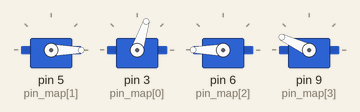
Simulated run of this sketch. Board: Arduino Uno, built with avr-gcc and run on an emulated ATmega328P. Shown: 4 × servo.

Above: at 0.2 s.
At 2.4 s:
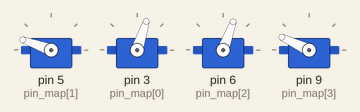
At 3.6 s:
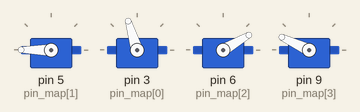
At 8.0 s:
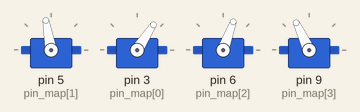
At 12.9 s:
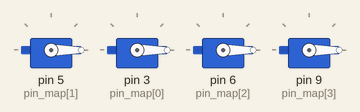
At 19.8 s:
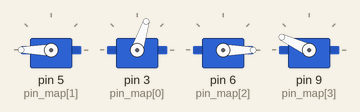
Timing chart, 0 to 21.3 s (numbered marks = the images above):
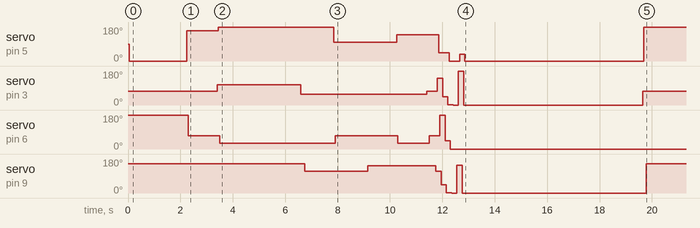

The sketch:

robotic_arm.ino
```cpp
#include<Servo.h>
#define DELAY_TIME 50
#define NUMBER_OF_SERVOS 4
#define OPEN_CLAW_DEGREES 115
#define CLOSE_CLAW_DEGREES 155
#define CLOSE_CLAW_HOLDING_BALL_DEGREES 145

#define BASE_SERVO 0
#define LOWER_BODY_SERVO 1
#define UPPER_BODY_SERVO 2
#define CLAW_SERVO 3

//All Servos Involved - 0 = Base Servo, 1 = Lower Body Servo, 2 = Upper Body Servo, 3 = Claw Servo
Servo list_of_servos[NUMBER_OF_SERVOS];
int init_position[NUMBER_OF_SERVOS] = {72, 180, 0, CLOSE_CLAW_DEGREES};
int pin_map[NUMBER_OF_SERVOS] = {3, 5, 6, 9};
bool detached[NUMBER_OF_SERVOS] = {true, false, true, true};
char *servo_map[NUMBER_OF_SERVOS] = {"Base Servo", "Lower Body Servo", "Upper Body Servo", "Claw Servo"};

//Function Declaration
void cont_move_servos(int number_of_servos, Servo list_of_servos[], int pin_map[], int new_pos[], bool detached[]);
void reset_body(int number_of_servos, Servo list_of_servos[], int pin_map[], int pos[], bool detached[]);
void write_to_servos(int number_of_servos, Servo list_of_servos[], int pin_map[], int pos[], bool detached[]);
void read_all_positions(int number_of_servos, Servo list_of_servos[], int pin_map[], bool detached[]);
void sequence(int s[][NUMBER_OF_SERVOS], int number_of_sequences, int list_of_delays[], int number_of_servos, Servo list_of_servos[], int pin_map[], bool detached[]);
```

0.SetupAndLoop.ino
```cpp
void setup() {

  Serial.begin(9600);
  for (int current_servo_index = 0; current_servo_index < NUMBER_OF_SERVOS; current_servo_index++)
    if (!detached[current_servo_index])
        list_of_servos[current_servo_index].attach(pin_map[current_servo_index]);

  int s[][NUMBER_OF_SERVOS] = {
    {72, 0, 180, CLOSE_CLAW_DEGREES},
    {72, 160, 70, CLOSE_CLAW_DEGREES},
    {72 + 35, 180, 30, CLOSE_CLAW_DEGREES},
    {72 - 15, 180, 30, OPEN_CLAW_DEGREES}, //Turn Back
    {72 - 15, 100, 70, OPEN_CLAW_DEGREES}, //Get Into Position
    {72 - 15, 100, 70, CLOSE_CLAW_HOLDING_BALL_DEGREES}, //Pick Up The Ball
    {72 - 15, 140, 30, CLOSE_CLAW_HOLDING_BALL_DEGREES}, //Move Up A Bit
    {72, 140, 70, CLOSE_CLAW_HOLDING_BALL_DEGREES}, //Move Right A Bit
    {72, 140, 70, OPEN_CLAW_DEGREES} //Let Go
  };

  int list_of_delays[] = {
    2000,
    1000,
    3000,
    1000,
    1000,
    1000,
    1000
  };
  /*
  int s[][NUMBER_OF_SERVOS] = {
    {72, 180, 0, CLOSE_CLAW_DEGREES},
    {72, 110, 65, OPEN_CLAW_DEGREES},
    {72, 110, 65, CLOSE_CLAW_HOLDING_BALL_DEGREES},
    {72, 150, 90, CLOSE_CLAW_HOLDING_BALL_DEGREES},
    {72, 150, 90,  OPEN_CLAW_DEGREES},
    {72, 180, 0, CLOSE_CLAW_DEGREES}
  };

  int list_of_delays[] = {
    1000,
    1000,
    1000,
    1000,
    1000,
    1000
  };
  */
  int size_of_s = sizeof(s) / sizeof(int);
  sequence(s, size_of_s, list_of_delays, NUMBER_OF_SERVOS, list_of_servos, pin_map, detached);
}

void loop() {
    write_to_servos(NUMBER_OF_SERVOS, list_of_servos, pin_map, init_position, detached);
    delay(2000);
}
```

1.BasicMovement.ino
```cpp
void write_to_servos(int number_of_servos, Servo list_of_servos[], int pin_map[], int pos[], bool detached[]){
    for (int servo_index = 0; servo_index < NUMBER_OF_SERVOS; servo_index++){
      list_of_servos[servo_index].attach(pin_map[servo_index]);
      list_of_servos[servo_index].write(pos[servo_index]);
      delay(DELAY_TIME);
      if (detached[servo_index])
        list_of_servos[servo_index].detach();
    }
}
```

2.ComplexMovement.ino
```cpp
void sequence(int s[][NUMBER_OF_SERVOS], int number_of_sequences, int list_of_delays[], int number_of_servos, Servo list_of_servos[], int pin_map[], bool detached[]){
  for (int i = 0; i < number_of_sequences; i++){
    write_to_servos(NUMBER_OF_SERVOS, list_of_servos, pin_map, s[i], detached);
    delay(list_of_delays[i]);
  }
}
```

3.SerialCommunication.ino
```cpp
void read_all_positions(int number_of_servos, Servo list_of_servos[], int pin_map[], bool detached[]){

  for (int servo_index = 0; servo_index < number_of_servos; servo_index++){

    if (detached[servo_index])
      list_of_servos[servo_index].attach(pin_map[servo_index]);

    Serial.print("Servo ");
    Serial.print(servo_index);
    Serial.print(": ");
    Serial.println(list_of_servos[servo_index].read());

    if (detached[servo_index])
      list_of_servos[servo_index].detach();

  }

  Serial.println("_______________");

}
```

Measured:
- by itself, servo on pin 5 (pin_map[1]): 90° → 0° at 0.05 s, → 160° 2.2 s later, → 180° 1.2 s later, → 100° 4.4 s later, … (10 changes in this stretch)
- by itself, servo on pin 3 (pin_map[0]): 72° → 107° at 3.4 s, → 57° 3.2 s later, → 72° 4.8 s later, → 141° 0.40 s later, … (10 changes in this stretch)
